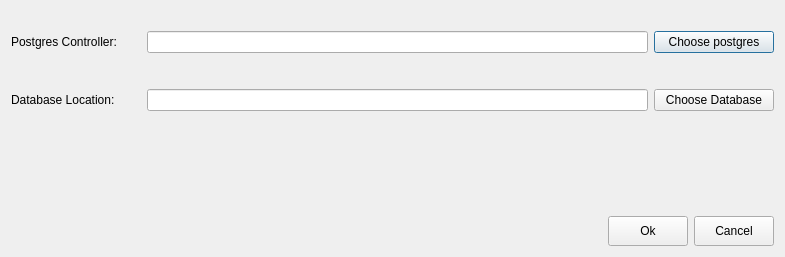
<?xml version="1.0" encoding="UTF-8"?>
<ui version="4.0">
 <class>Sys_Postgres_Config_Dia</class>
 <widget class="QDialog" name="Sys_Postgres_Config_Dia">
  <property name="geometry">
   <rect>
    <x>0</x>
    <y>0</y>
    <width>785</width>
    <height>257</height>
   </rect>
  </property>
  <property name="windowTitle">
   <string>Enter PostgreSQL Parameters</string>
  </property>
  <layout class="QGridLayout" name="gridLayout">
   <item row="0" column="0" colspan="2">
    <layout class="QVBoxLayout" name="verticalLayout">
     <property name="leftMargin">
      <number>0</number>
     </property>
     <item>
      <layout class="QHBoxLayout" name="horizontalLayout">
       <property name="leftMargin">
        <number>0</number>
       </property>
       <property name="topMargin">
        <number>20</number>
       </property>
       <property name="bottomMargin">
        <number>10</number>
       </property>
       <item>
        <widget class="QLabel" name="label_controller">
         <property name="minimumSize">
          <size>
           <width>130</width>
           <height>0</height>
          </size>
         </property>
         <property name="text">
          <string>Postgres Controller:</string>
         </property>
         <property name="buddy">
          <cstring>controller_path</cstring>
         </property>
        </widget>
       </item>
       <item>
        <widget class="QLineEdit" name="controller_path"/>
       </item>
       <item>
        <widget class="QPushButton" name="button_controller">
         <property name="minimumSize">
          <size>
           <width>120</width>
           <height>0</height>
          </size>
         </property>
         <property name="text">
          <string>Choose postgres</string>
         </property>
        </widget>
       </item>
      </layout>
     </item>
     <item>
      <layout class="QHBoxLayout" name="horizontalLayout_2">
       <property name="topMargin">
        <number>20</number>
       </property>
       <property name="bottomMargin">
        <number>10</number>
       </property>
       <item>
        <widget class="QLabel" name="label_database">
         <property name="minimumSize">
          <size>
           <width>130</width>
           <height>0</height>
          </size>
         </property>
         <property name="text">
          <string>Database Location:</string>
         </property>
         <property name="buddy">
          <cstring>database_path</cstring>
         </property>
        </widget>
       </item>
       <item>
        <widget class="QLineEdit" name="database_path"/>
       </item>
       <item>
        <widget class="QPushButton" name="button_database">
         <property name="minimumSize">
          <size>
           <width>120</width>
           <height>0</height>
          </size>
         </property>
         <property name="text">
          <string>Choose Database</string>
         </property>
        </widget>
       </item>
      </layout>
     </item>
    </layout>
   </item>
   <item row="1" column="1">
    <spacer name="verticalSpacer">
     <property name="orientation">
      <enum>Qt::Vertical</enum>
     </property>
     <property name="sizeHint" stdset="0">
      <size>
       <width>20</width>
       <height>40</height>
      </size>
     </property>
    </spacer>
   </item>
   <item row="2" column="1">
    <layout class="QHBoxLayout" name="horizontalLayout_3">
     <property name="topMargin">
      <number>0</number>
     </property>
     <item>
      <spacer name="horizontalSpacer">
       <property name="orientation">
        <enum>Qt::Horizontal</enum>
       </property>
       <property name="sizeHint" stdset="0">
        <size>
         <width>40</width>
         <height>20</height>
        </size>
       </property>
      </spacer>
     </item>
     <item>
      <widget class="QPushButton" name="okButton">
       <property name="minimumSize">
        <size>
         <width>0</width>
         <height>30</height>
        </size>
       </property>
       <property name="baseSize">
        <size>
         <width>0</width>
         <height>0</height>
        </size>
       </property>
       <property name="text">
        <string>Ok</string>
       </property>
      </widget>
     </item>
     <item>
      <widget class="QPushButton" name="cancelButton">
       <property name="minimumSize">
        <size>
         <width>0</width>
         <height>30</height>
        </size>
       </property>
       <property name="text">
        <string>Cancel</string>
       </property>
      </widget>
     </item>
    </layout>
   </item>
  </layout>
 </widget>
 <tabstops>
  <tabstop>controller_path</tabstop>
  <tabstop>button_controller</tabstop>
  <tabstop>database_path</tabstop>
  <tabstop>button_database</tabstop>
 </tabstops>
 <resources/>
 <connections/>
</ui>
